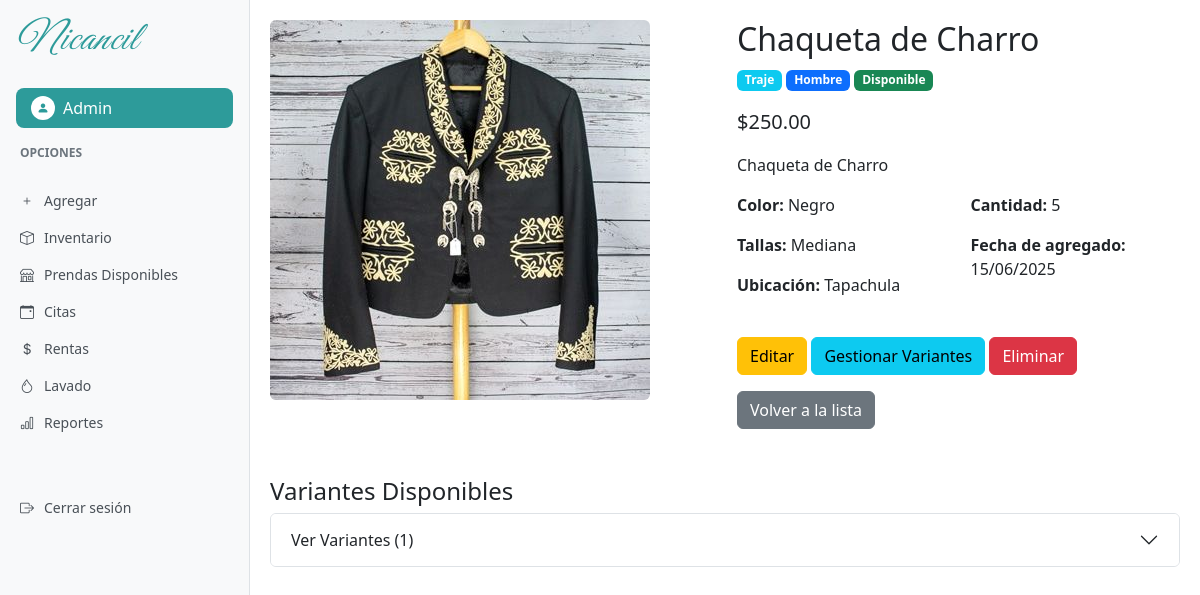
The app's page /prenda/1/ (signed in), older data.
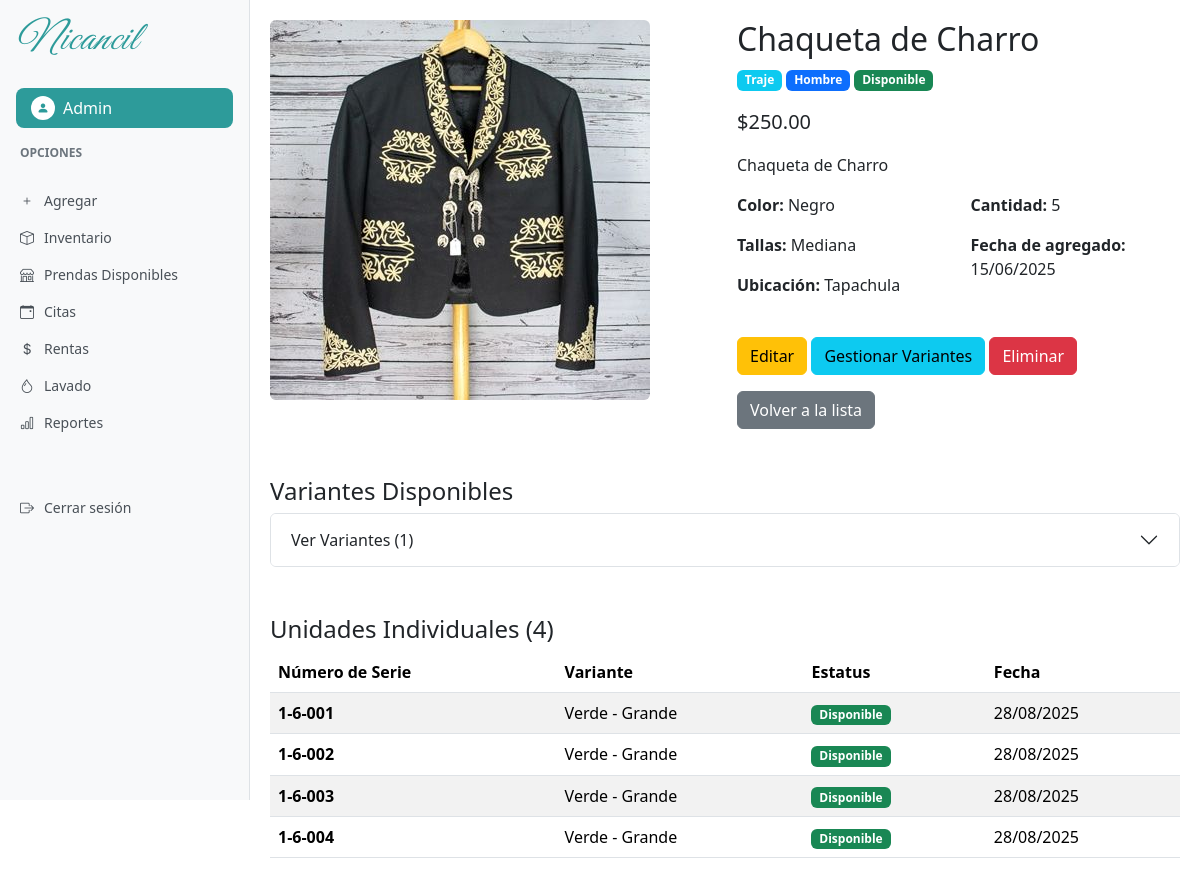
The same page, newer data.
### usuarios/models.py (models this page shows)
class Usuario(AbstractUser):
    ROLES=(
        ("admin", "Administrador"),
        ("emp", "Empleado"),
        )
    rol=models.CharField(max_length=10, choices=ROLES, default="emp")

### inventario/models.py (models this page shows, shortened)
class Prenda(models.Model):
    TIPOS = (
        ('traje', 'Traje'),
        ('vestido', 'Vestido'),
        ('accesorio', 'Accesorio'),
    )
    ESTATUS = (
        ('disponible', 'Disponible'),
        ('apartado', 'Apartado'),
        ('en_uso', 'En Uso'),
        ('dañado', 'Dañado'),
        ('mantenimiento', 'En Mantenimiento'),
        ('lavanderia', 'En Lavandería'),
    )
    GENEROS = (
        ('hombre', 'Hombre'),
        ('mujer', 'Mujer'),
        ('unisex', 'Unisex'),
    )
    nombre = models.CharField(max_length=100)
    descripcion = models.TextField()
    precio = models.DecimalField(max_digits=10, decimal_places=2)
    tipo = models.CharField(max_length=20, choices=TIPOS, default='traje')
    color = models.CharField(max_length=50, blank=True)
    estatus = models.CharField(max_length=20, choices=ESTATUS, default='disponible')
    tallas = models.CharField(max_length=50, blank=True)
    genero = models.CharField(max_length=10, choices=GENEROS, default='unisex')
    lugar = models.CharField(max_length=100, blank=True, verbose_name="Lugar o sitio del traje")
    cantidad = models.PositiveIntegerField(default=1)
    imagen = models.ImageField(upload_to='prendas/', null=True, blank=True)
    fecha_creacion = models.DateTimeField(auto_now_add=True)

class PrendaUnidad(models.Model):
    variante=models.ForeignKey(PrendaVariante, on_delete=models.CASCADE, related_name='unidades' )
    numero_serie=models.CharField(max_length=20, unique=True)
    estatus=models.CharField(max_length=20, choices=Prenda.ESTATUS, default='disponible')
    fecha_creacion=models.DateTimeField(auto_now_add=True)
    notas=models.TextField(blank=True, help_text="Notas adicionales sobre la unidad")
    class Meta:
        verbose_name="Unidad de Prenda"
        verbose_name_plural="Unidades de Prenda"
        ordering=['numero_serie']

class PrendaVariante(models.Model):
    prenda = models.ForeignKey(Prenda, on_delete=models.CASCADE, related_name='variantes')
    color = models.CharField(max_length=50)
    talla = models.CharField(max_length=20)
    cantidad = models.PositiveIntegerField(default=1)
    estatus = models.CharField(max_length=20, choices=Prenda.ESTATUS, default='disponible')
    imagen = models.ImageField(upload_to='variantes/', null=True, blank=True)
    class Meta:
        unique_together = ('prenda', 'color', 'talla')

### inventario/views.py (the view)
# urls.py: path('prenda/<int:pk>/', views.prenda_detalle, name='prenda_detalle'),
@login_required
def prenda_detalle(request, pk):
    prenda = get_object_or_404(Prenda, pk=pk)
    unidades=PrendaUnidad.objects.filter(variante__prenda=prenda)
    return render(request, 'inventario/prenda_detalle.html', {'prenda': prenda, 'unidades':unidades})

### templates/inventario/prenda_detalle.html (shortened to what this page needs)
{% extends 'base_dashboard.html' %}
{% block content %}
    <div class="row">
        <div class="col-md-6">
            {% if prenda.imagen %}
                <img src="{{ prenda.imagen.url }}" class="img-fluid rounded" alt="{{ prenda.nombre }}">
            {% else %}
                <div class="bg-light text-center py-5 rounded">Sin imagen</div>
            {% endif %}
        </div>
        <div class="col-md-6">
            <h2>{{ prenda.nombre }}</h2>
            <p>
                <span class="badge bg-info">{{ prenda.get_tipo_display }}</span>
                <span class="badge bg-primary">{{ prenda.get_genero_display }}</span>
                <span class="badge {% if prenda.estatus == 'disponible' %}bg-success{% elif prenda.estatus == 'apartado' %}bg-warning{% else %}bg-danger{% endif %}">
                    {{ prenda.get_estatus_display }}
                </span>
            </p>
            <p class="lead">${{ prenda.precio }}</p>
            <p>{{ prenda.descripcion }}</p>
            <div class="row mt-3">
                <div class="col-md-6">
                    <p><strong>Color:</strong> {{ prenda.color|default:"No especificado" }}</p>
                    <p><strong>Tallas:</strong> {{ prenda.tallas|default:"No especificado" }}</p>
                    <p><strong>Ubicación:</strong> {{ prenda.lugar|default:"No especificado" }}</p>
                </div>
                <div class="col-md-6">
                    <p><strong>Cantidad:</strong> {{ prenda.cantidad }}</p>
                    <p><strong>Fecha de agregado:</strong> {{ prenda.fecha_creacion|date:"d/m/Y" }}</p>
                </div>
            </div>
            {% if user.rol == 'admin' %}
            <div class="mt-4">
                <a href="{% url 'editar_prenda' prenda.pk %}" class="btn btn-warning">Editar</a>
                <a href="{% url 'gestionar_variantes' prenda.pk %}" class="btn btn-info">Gestionar Variantes</a>
                <a href="{% url 'eliminar_prenda' prenda.pk %}" class="btn btn-danger">Eliminar</a>
            </div>
            {% endif %}
            <a href="{% url 'prenda_lista' %}" class="btn btn-secondary mt-3">Volver a la lista</a>
        </div>
    </div>
    {% if prenda.variantes.exists %}
    <div class="row mt-5">
        <div class="col-12">
            <h4>Variantes Disponibles</h4>
            <div class="accordion" id="variantesAccordion">
                <div class="accordion-item">
                    <h2 class="accordion-header" id="headingVariantes">
                        <button class="accordion-button collapsed" type="button" data-bs-toggle="collapse" data-bs-target="#collapseVariantes" aria-expanded="false" aria-controls="collapseVariantes">
                            Ver Variantes ({{ prenda.variantes.count }})
                        </button>
                    </h2>
                </div>
            </div>
        </div>
    </div>
    {% endif %}
    {% if unidades %}
    <div class="row mt-5">
        <div class="col-12">
            <h4>Unidades Individuales ({{ unidades.count }})</h4>
            <div class="table-responsive">
                <table class="table table-striped">
                    <thead>
                        <tr>
                            <th>Número de Serie</th>
                            <th>Variante</th>
                            <th>Estatus</th>
                            <th>Fecha</th>
                        </tr>
                    </thead>
                    <tbody>
                        {% for unidad in unidades %}
                        <tr>
                            <td><strong>{{ unidad.numero_serie }}</strong></td>
                            <td>{{ unidad.variante.color }} - {{ unidad.variante.talla }}</td>
                            <td>
                                <span class="badge bg-{% if unidad.estatus == 'disponible' %}success{% elif unidad.estatus == 'apartado' %}warning{% else %}danger{% endif %}">
                                    {{ unidad.get_estatus_display }}
                                </span>
                            </td>
                            <td>{{ unidad.fecha_creacion|date:"d/m/Y" }}</td>
                        </tr>
                        {% endfor %}
                    </tbody>
                </table>
            </div>
        </div>
    </div>
    {% endif %}
{% endblock %}

### templates/base_dashboard.html (shortened to what this page needs)
<!DOCTYPE html>
<html lang="es">
<head>
    <link href="https://cdn.jsdelivr.net/npm/bootstrap@5.3.2/dist/css/bootstrap.min.css" rel="stylesheet">
    <link href="https://cdn.jsdelivr.net/npm/bootstrap-icons@1.10.0/font/bootstrap-icons.css" rel="stylesheet">
    {% load static %}
    <link rel="stylesheet" type="text/css" href="{% static 'css/dashboard.css' %}">
</head>
<body>
    <div class="sidebar position-fixed">
        <div class="p-3">
            <h1 class="nicancil-font text-nicancil-teal mb-4">Nicancil</h1>
            <div class="user-profile">
                <div class="user-icon">
                    <i class="bi bi-person-fill"></i>
                </div>
                <span>{{ user.username }}</span>
            </div>
        </div>
        <div class="sidebar-section-title">Opciones</div>
        <nav class="sidebar-nav">
            {% if user.rol == 'admin' %}
            <a href="{% url 'nueva_prenda' %}" class="sidebar-nav-item {% if request.path == '/nueva_prenda/' %}active{% endif %}">
                <i class="bi bi-plus"></i>
                Agregar
            </a>
            {% endif %}
            <a href="{% url 'inventario' %}" class="sidebar-nav-item {% if request.path == '/inventario/' %}active{% endif %}">
                <i class="bi bi-box"></i>
                Inventario
            </a>
            <a href="{% url 'prenda_lista' %}" class="sidebar-nav-item {% if request.path == '/tienda/' %}active{% endif %}">
                <i class="bi bi-shop"></i>
                Prendas Disponibles
            </a>
            {% if user.rol == 'admin' %}
            <a href="#" class="sidebar-nav-item">
                <i class="bi bi-calendar-event"></i>
                Citas
            </a>
            {% endif %}
            <a href="#" class="sidebar-nav-item">
                <i class="bi bi-currency-dollar"></i>
                Rentas
            </a>
            {% if user.rol == 'admin' %}
            <a href="#" class="sidebar-nav-item">
                <i class="bi bi-droplet"></i>
                Lavado
            </a>
            <a href="#" class="sidebar-nav-item">
                <i class="bi bi-bar-chart"></i>
                Reportes
            </a>
            {% endif %}
            <a href="{% url 'logout' %}" class="sidebar-nav-item mt-5">
                <i class="bi bi-box-arrow-right"></i>
                Cerrar sesión
            </a>
        </nav>
    </div>
    <div class="main-content-wrapper">
        {% block content %}{% endblock %}
    </div>
</body>
</html>

### static/css/dashboard.css (style rules this page uses)
:root { --nicancil-teal: #2D9B9A; }
.text-nicancil-teal { color: var(--nicancil-teal) !important; }
.nicancil-font { font-family: 'Great Vibes', cursive; font-weight: 400; letter-spacing: 1px; font-style: italic; font-size: 2.5rem; color: var(--nicancil-teal); }
.sidebar { min-height: 100vh; background-color: #f8f9fa; border-right: 1px solid #dee2e6; width: 250px; }
.main-content-wrapper { margin-left: 250px; min-height: 100vh; padding: 20px; }
.user-profile { background-color: var(--nicancil-teal); color: white; padding: 8px 15px; border-radius: 8px; display: flex; align-items: center; gap: 8px; font-weight: 500; }
.user-icon { background-color: white; color: var(--nicancil-teal); width: 24px; height: 24px; border-radius: 50%; display: flex; align-items: center; justify-content: center; font-size: 12px; }
.sidebar-nav { padding: 0; margin-top: 20px; }
.sidebar-section-title { color: #6c757d; font-size: 12px; font-weight: 600; text-transform: uppercase; margin-bottom: 10px; padding: 0 20px; }
.sidebar-nav-item { display: flex; align-items: center; padding: 8px 20px; color: #495057; text-decoration: none; font-size: 14px; gap: 10px; }

Row changes from the older to the newer data that the page shows:
added PrendaUnidad: numero_serie "1-6-001", variante.color "Verde", variante.talla "Grande", estatus "Disponible", fecha_creacion "28/08/2025"
added PrendaUnidad: numero_serie "1-6-002", variante.color "Verde", variante.talla "Grande", estatus "Disponible", fecha_creacion "28/08/2025"
added PrendaUnidad: numero_serie "1-6-003", variante.color "Verde", variante.talla "Grande", estatus "Disponible", fecha_creacion "28/08/2025"
added PrendaUnidad: numero_serie "1-6-004", variante.color "Verde", variante.talla "Grande", estatus "Disponible", fecha_creacion "28/08/2025"
Text that changed along with them:
{{ unidades.count }}: (not shown) → "4"
text now shown: "Unidades Individuales ( ) Número de Serie Variante Estatus Fecha"
